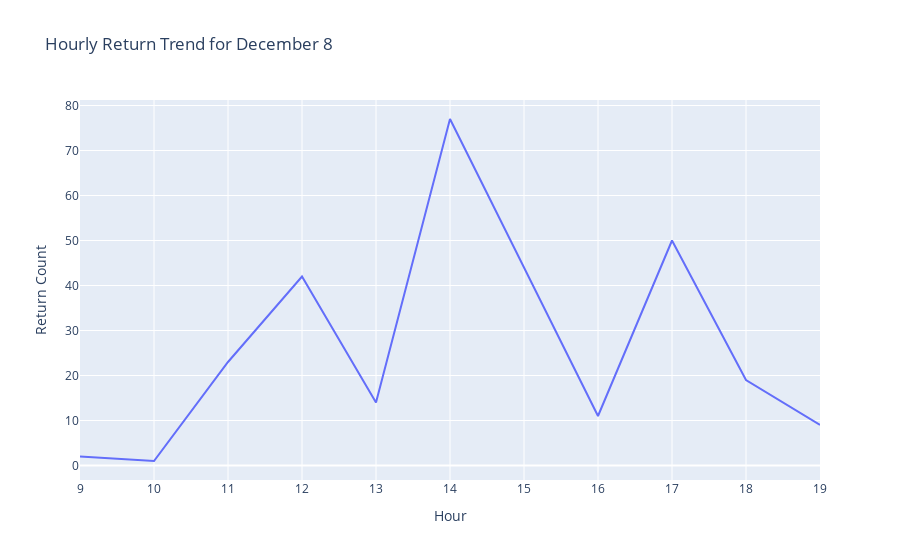

Notebook code cell kept with this figure:
### Code cell
december_8_data = returns[(returns['InvoiceDate'].dt.date == pd.to_datetime('2009-12-08').date()) & (returns['Quantity'] < 0)]

# Extract the hour from 'InvoiceDate' for hourly grouping
december_8_data['Hour'] = december_8_data['InvoiceDate'].dt.hour

# Group by hour and count the number of returns
hourly_returns = december_8_data.groupby('Hour').size()

# Plot the hourly return trend for December 8
import plotly.express as px
fig = px.line(
    hourly_returns, 
    x=hourly_returns.index, 
    y=hourly_returns.values, 
    labels={'x': 'Hour of Day', 'y': 'Return Count'},
    title="Hourly Return Trend for December 8"
)
fig.update_xaxes(dtick=1)  # Show each hour on the x-axis
fig.show()

### Figure 1 — Plotly figure (JSON) as saved in the notebook; plotly's stock layout.template omitted (floating-point values rounded to 4 significant figures)
{"data": [{"hovertemplate": "Hour=%{x}<br>Return Count=%{y}<extra></extra>", "legendgroup": "", "line": {"color": "#636efa", "dash": "solid"}, "marker": {"symbol": "circle"}, "mode": "lines", "name": "", "orientation": "v", "showlegend": false, "type": "scatter", "x": [9, 10, 11, 12, 13, 14, 16, 17, 18, 19], "xaxis": "x", "y": [2, 1, 23, 42, 14, 77, 11, 50, 19, 9], "yaxis": "y"}], "layout": {"legend": {"tracegroupgap": 0}, "title": {"text": "Hourly Return Trend for December 8"}, "xaxis": {"anchor": "y", "domain": [0, 1], "dtick": 1, "title": {"text": "Hour"}}, "yaxis": {"anchor": "x", "domain": [0, 1], "title": {"text": "Return Count"}}}}
